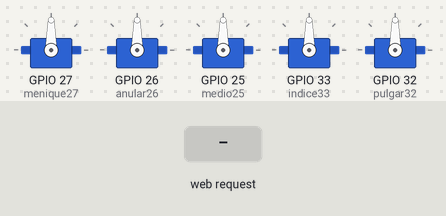
Simulated run of this sketch. Board: ESP32. Shown: 5 × servo. The test bench sets the inputs (shaded band). WiFi joins after 1.5 s; servers stay silent unless stated; what the sketch prints to the serial monitor is not drawn.

Above: at 2.7 s.
2.8 s: HTTP request GET /dedo_1a1 received
At 7.2 s:
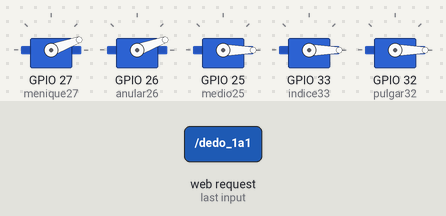
At 14.0 s:
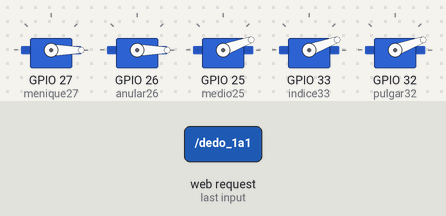
14.3 s: HTTP request GET /dedo_1a1 received
At 16.6 s:
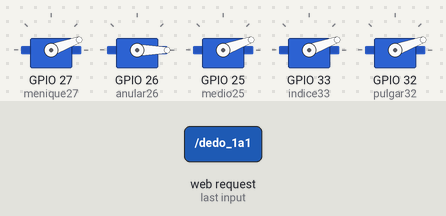
Timing chart, 0 to 23.3 s (numbered marks = the images above; inputs shaded):
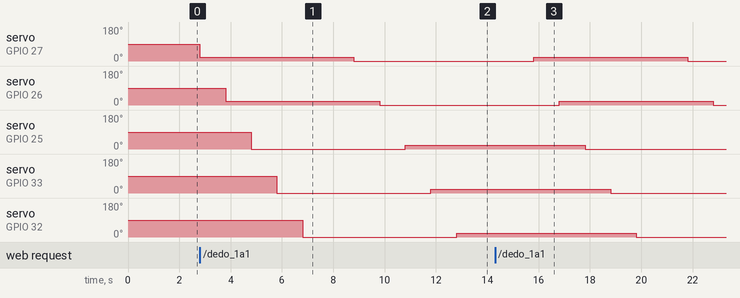

Measured:
- after the input at 2.8 s, servo on GPIO 27 (menique27): 90° → 20° at once, → 0° 6.0 s later; servo on GPIO 26 (anular26): 90° → 20° after 1.0 s, → 0° 6.0 s later
- after the input at 14.3 s, servo on GPIO 27 (menique27): 0° → 20° after 1.5 s, → 0° 6.0 s later; servo on GPIO 26 (anular26): 0° → 20° after 2.5 s, → 0° 6.0 s later; servo on GPIO 25 (medio25): 20° → 0° after 3.5 s; servo on GPIO 33 (indice33): 20° → 0° after 4.5 s; servo on GPIO 32 (pulgar32): 20° → 0° after 5.5 s

The sketch:

Pruebas.ino
```cpp
#include <WiFi.h>
#include <ESP32Servo.h>

// Crear objetos Servo para controlar los diferentes dedos
Servo miMenique;
Servo miAnular;
Servo miMedio;
Servo miIndice;
Servo miPulgar;

// Pines GPIO para cada servo
static const int anular26 = 26;
static const int menique27 = 27;
static const int medio25 = 25;
static const int indice33 = 33;
static const int pulgar32 = 32;

// Credenciales de red
const char* ssid = "Livebox6-5853";
const char* password = "Do6ZEsZvt7vS";

// Configuración del servidor web en el puerto 80
WiFiServer server(80);
String header; // Almacena la solicitud HTTP

void setup() {
  Serial.begin(115200);

  // Adjuntar servos a sus respectivos pines
  miMenique.attach(menique27);
  miAnular.attach(anular26);
  miMedio.attach(medio25);
  miIndice.attach(indice33);
  miPulgar.attach(pulgar32);


  // Conectar al WiFi
  Serial.print("Connecting to ");
  Serial.println(ssid);
  WiFi.begin(ssid, password);
  while (WiFi.status() != WL_CONNECTED) {
    delay(500);
    Serial.print(".");
  }

  Serial.println("");
  Serial.println("WiFi connected.");
  Serial.println("IP address: ");
  Serial.println(WiFi.localIP());
  server.begin();
}

// Definición de las funciones de movimiento de la mano
void mano_cerrada() {
  miMenique.write(0);
  miAnular.write(0);
  miMedio.write(20);
  miIndice.write(20);
  miPulgar.write(20);
  delay(3000);
}

void mano_abierta() {
  miMenique.write(20);
  miAnular.write(20);
  miMedio.write(0);
  miIndice.write(0);
  miPulgar.write(0);
  delay(3000);
}

void dedo_1a1() {
  miMenique.write(20);
  delay(1000);
  miAnular.write(20);
  delay(1000);
  miMedio.write(0);
  delay(1000);
  miIndice.write(0);
  delay(1000);
  miPulgar.write(0);
  delay(2000);

  miMenique.write(0);
  delay(1000);
  miAnular.write(0);
  delay(1000);
  miMedio.write(20);
  delay(1000);
  miIndice.write(20);
  delay(1000);
  miPulgar.write(20);
  delay(3000);
}

void loop() {
  WiFiClient client = server.available(); // Escuchar para clientes entrantes

  if (client) {
    Serial.println("Nuevo cliente conectado.");
    String currentLine = "";
    while (client.connected()) {
      if (client.available()) {
        char c = client.read();
        header += c;

        if (c == '\n') {
          if (currentLine.length() == 0) {
            // Respuesta HTTP estándar
            client.println("HTTP/1.1 200 OK");
            client.println("Content-type:text/html");
            client.println("Connection: close");
            client.println();


            // Procesar la solicitud GET y ejecutar la función correspondiente
            if (header.indexOf("GET /mano_cerrada") >= 0) {
              mano_cerrada();
              Serial.println("Ejecutando: Mano Cerrada");
            } else if (header.indexOf("GET /mano_abierta") >= 0) {
              mano_abierta();
              Serial.println("Ejecutando: Mano Abierta");
            } else if (header.indexOf("GET /dedo_1a1") >= 0) {
              dedo_1a1();
              Serial.println("Ejecutando: Mover Dedo 1 a 1");
            }

            break;
          } else {
            currentLine = "";
          }
        } else if (c != '\r') {
          currentLine += c;
        }
      }
    }
    header = "";
    client.stop();
    Serial.println("Cliente desconectado.");
  }
}
```
